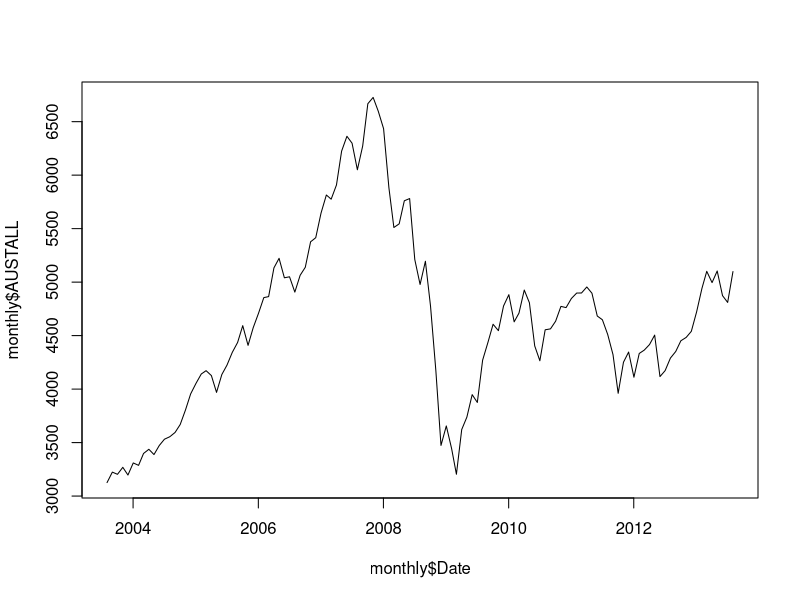

Write R code to recreate this figure.
# read data from Monthly.csv file specially extracted
# from the Excel data spreadsheet
monthly <- read.table('Monthly.csv', header=TRUE, sep=',')

# convert Date column to Date object type
monthly$Date <- as.Date(as.character(monthly$Date), format='%d/%m/%y')

# plot the index
# TODO: decorate the graph
plot(monthly$Date, monthly$AUSTALL, type='l')

# What was the longest span of time that the Index spent 
# below a previous peak?
next.higher <- function(series, index) {
  cur.date <- series[index, 1]
  cur.price <- series[index, 2]
  j <- index + 1
  len <- dim(series)[1]
  
  while (j < len && series[j, 2] < cur.price) j <- j + 1
  
  series[j, 1] - series[index, 1]
}

retreat.bottom.ratio <- function(series, index) {
  len <- dim(series)[1]
  min(spdata[seq(index, len), 2]) / series[index, 2]
}

# slice only dates and AUSTALL index
spdata <- monthly[, c('Date', 'AUSTALL')]
spdata.size <- dim(spdata)[1]

# calculate the vector of retreats and find its maximum
retreats <- sapply(seq(from=1, to=spdata.size-1),
                   function(index) next.higher(spdata, index))
max.retreat.index <- match(max(retreats), retreats)
print(spdata[max.retreat.index, ])
cat(sprintf("Longest retreat time: %d days\n", retreats[max.retreat.index]))

# During this period, how far (in percentage terms) 
# did the index retreat?  
max.retreat.value <- retreat.bottom.ratio(spdata, max.retreat.index)
cat(sprintf("Max retreat drop: %.2f%%\n", max.retreat.value * 100))

# How many months were “winning” months (ie had a price increase)?
returns <- log(spdata[2:spdata.size, 2] / spdata[1:(spdata.size-1), 2])
spdata <- cbind(spdata, returns=c(0, returns))
cat(sprintf("Winning months: %d\n", dim(spdata[spdata$returns > 0, ])[1]))

# How many months were losing months?
cat(sprintf("Losing months: %d\n", dim(spdata[spdata$returns < 0, ])[1]))
